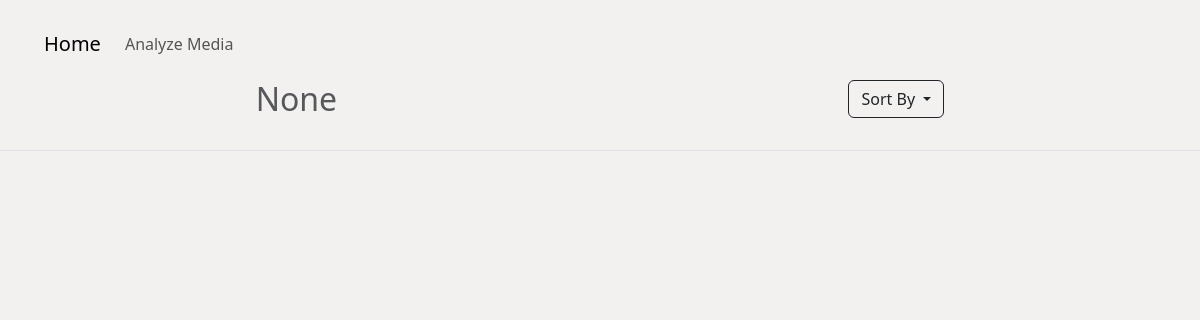
Page /projects/analyze/?id=dl7vtr0kcgfi7enf5ssj on the earlier database version.
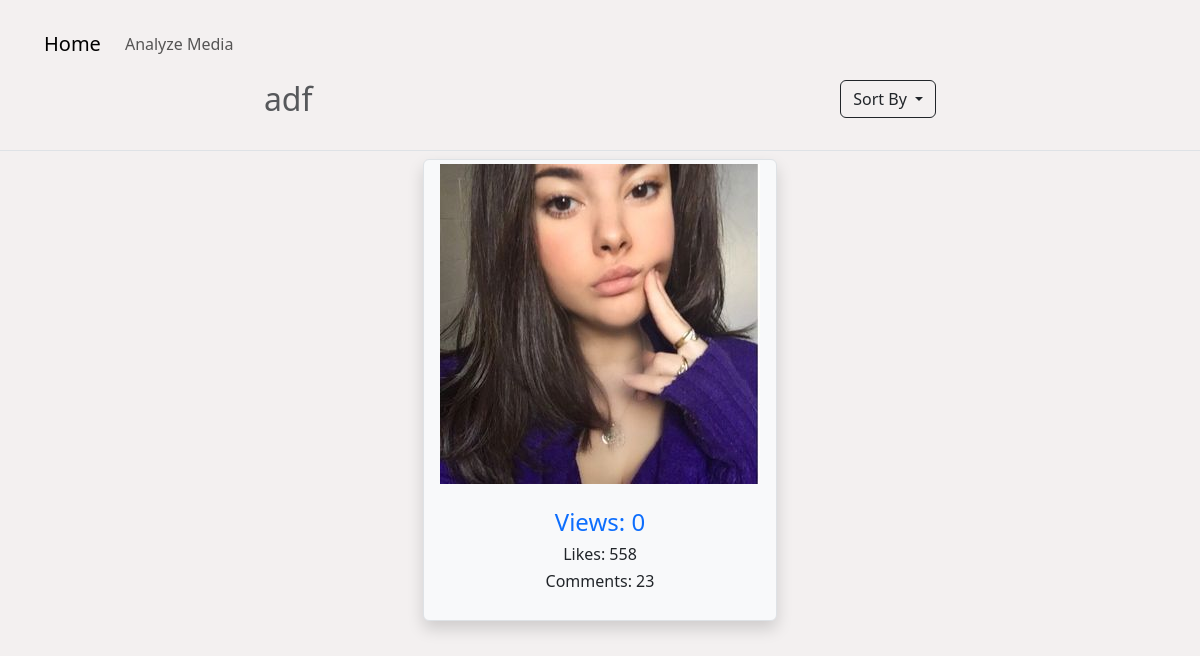
Same page on the later database version.
### projects/models.py (models this page shows)
class Project(models.Model):
    id = models.CharField(max_length=20, primary_key=True, default=idgen)
    name = models.CharField(max_length=50)
    cDate = models.DateTimeField(default=timezone.now)
    user = models.ForeignKey(User, on_delete=models.CASCADE)
    size = models.IntegerField(default=25)
    def __str__(self):
        return self.name

class projectAccounts(models.Model):
    id = models.CharField(max_length=20, primary_key=True, default=idgen)
    account = models.ForeignKey(instaAccounts, on_delete=models.CASCADE, default=idgen)
    project = models.ForeignKey(Project, on_delete=models.CASCADE)
    visiblity = models.BooleanField(default=True)
    def __str__(self):
        return str(self.account)

### accounts/models.py (models this page shows)
class instaAccounts(models.Model):
    username = models.CharField(max_length=30)
    userId = models.CharField(primary_key=True, max_length=20, default=idgen)
    followers = models.JSONField(default=dict)
    following = models.JSONField(default=dict)
    medias = models.JSONField(default=dict)
    isVerified = models.BooleanField(default=False)
    isBusiness = models.BooleanField(default=False)
    businessCategory = models.CharField(max_length=50, default=None, blank=True, null=True)
    category = models.CharField(max_length=50, default=None, blank=True, null=True)
    dailyTrending = models.JSONField(default=dict)
    dataIn = models.JSONField(default=dict)
    views = models.IntegerField(default=0)
    likes = models.IntegerField(default=0)
    comments = models.IntegerField(default=0)
    hashtags = models.TextField(default=" ")
    bio = models.TextField(default=" ")
    def __str__(self):
        return self.username

### analyze/views.py (the view, shortened to what this page needs)
# urls.py: path('', views.analizeAccounts, name="analyze-accounts"),
def analizeAccounts(request):
    id = request.GET.get('id')
    project = Project.objects.filter(id=id).first()
    accounts = projectAccounts.objects.filter(project=project).all()
    sort = request.GET.get('sort', "")
    if sort == "":
        for account in accounts:
            media = Media.objects.filter(user=account.account).first()
            if media:
                print(media)
        accounts = projectAccounts.objects.filter(project=project).all()
        for account in accounts:
            medias = Media.objects.filter(user=account.account).all()
            account.account.views = 0
            account.account.comments = 0
            account.account.likes = 0
            for media in medias:
                account.account.views += int(media.views)
                account.account.likes += int(media.likes)
                account.account.comments += int(media.comments)
            account.account.save()
        accounts = projectAccounts.objects.filter(project=project).annotate(Max("account__views")).order_by('-account__views__max')
    elif sort == "V":
        accounts = projectAccounts.objects.filter(project=project).annotate(Max("account__views")).order_by('-account__views__max')
    elif sort == "L":
        accounts = projectAccounts.objects.filter(project=project).annotate(Max("account__likes")).order_by('-account__likes__max')
    elif sort == "C":
        accounts = projectAccounts.objects.filter(project=project).annotate(Max("account__comments")).order_by('-account__comments__max')
    return render(request, "analyze/analyze.html", {
        "accounts": accounts,
        "project": project,
        "title": f"{project} - Analyze",
        "sort": sort
    })

### accounts/models.py (called while the page is built)
    def __str__(self):
        return self.mediaId

### analyze/templates/analyze/analyze.html (shortened to what this page needs)
{% extends "projects/base.html" %}
{% load bootstrap5 %}
{% load static %}
{% load humanize %}
{% block head %}
    <link rel="stylesheet" type="text/css" href="{% static 'analyze/css/analyze.css' %}">
    <link rel="stylesheet" type="text/css" href="{% static 'projects/load.css' %}">
{% endblock head %}
{% block navcontent %}
    <li class="nav-item">
        <a  class="nav-link" href="media/?id={{ project.id }}&" onclick="showLoading()">
            Analyze Media
        </a>
    </li>
{% endblock %}
{% block content %}
    <div class="container-fluid" id="main">
        <div class="row row-cols-auto mb-4">
            <div class="col mx-auto d-flex justify-content-end">
                <h2 class="text-muted">
                    {{ project }}
                </h2>
            </div>
            <div class="col mx-auto d-flex justify-content-center">
                <div class="dropdown">
                    <button class="dropdown-toggle btn btn-outline-dark" href="#"  data-bs-toggle="dropdown" aria-expanded="false">
                        Sort By
                    </button>
                </div>
            </div>
        </div>
        <div class="row row-cols-auto mt-3 border-top">
            {% for account in accounts %}
                <div class="col mx-auto my-2">
                    <div class="card border shadow rounded bg-light">
                        <div class="container m-1">
                            <img src="{% static 'accounts/profilePictures/'|add:account.account.userId|add:'.png' %}" alt="{{ account }}">
                        </div>
                        <div class="card-body m-1">
                            {% if sort == "" or sort == "V"%}
                                <h5 class="text-primary text-center fs-4">Views: {{ account.account.views|intcomma }}</h5>
                                <p class=".text-muted text-center h6">Likes: {{ account.account.likes|intcomma }}</p>
                                <p class=".text-muted text-center h6">Comments: {{ account.account.comments|intcomma }}</p>
                            {% elif sort == "L" %}
                                <h5 class="text-primary text-center fs-4">Likes: {{ account.account.likes|intcomma }}</h5>
                                <p class="text-muted text-center h6">Views: {{ account.account.views|intcomma }}</p>
                                <p class="text-muted text-center h6">Comments: {{ account.account.comments|intcomma }}</p>
                            {% elif sort == "C" %}
                                <h5 class="text-primary text-center fs-4">Comments: {{ account.account.comments|intcomma }}</h5>
                                <p class="text-muted text-center h6">Likes: {{ account.account.likes|intcomma }}</p>
                                <p class="text-muted text-center h6">Views: {{ account.account.views|intcomma }}</p>
                            {% endif %}
                        </div>
                    </div>
                </div>
            {% endfor %}
        </div>
    </div>
{% endblock content %}

Differences in the rows shown:
added Project: name "adf"
added projectAccounts: account.username (picture), account.views "0", account.likes "558", account.comments "23"
Other differences:
{{ project }}: "None" → (not shown)
